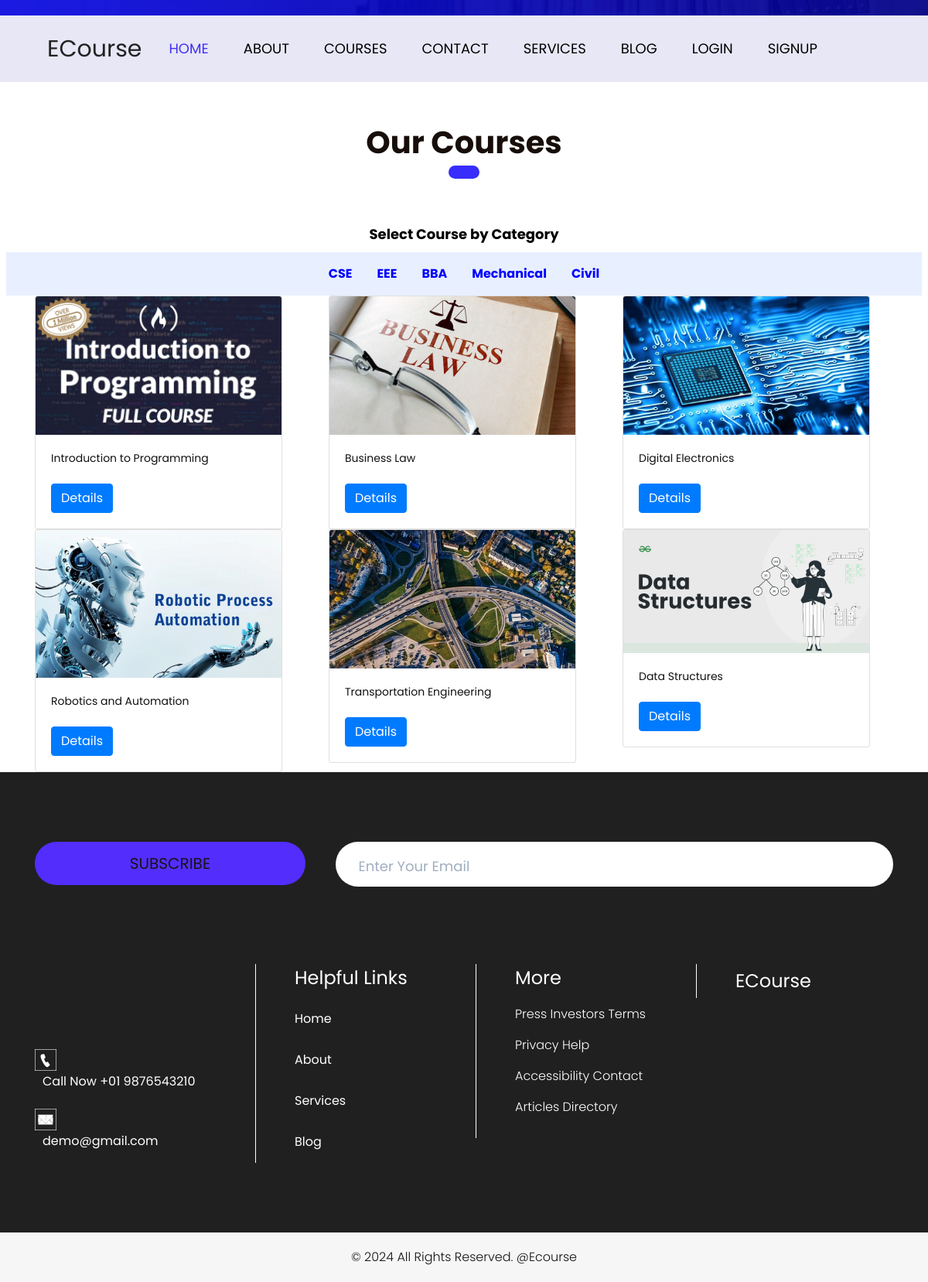
Page /showcourses/ on the committed database.
### Category/models.py (models this page shows, shortened)
class Categori(models.Model):
    category_name = models.CharField(max_length=50)
    slug = models.SlugField(max_length = 200,unique=True, null=True, blank=True)

### Courses/models.py (models this page shows, shortened)
class courses(models.Model):
    name = models.CharField(max_length=60)
    description = models.TextField()
    author = models.ForeignKey(User, on_delete = models.CASCADE)
    category = models.ManyToManyField(Categori)
    image = models.ImageField(upload_to = 'media/uploads/',blank=True, null=True)
    borrowers = models.ManyToManyField(User, related_name='entrollers_course', blank=True, null=True)

### OnlineSchool/views.py (the view)
# urls.py: path('showcourses/', views.showCourses, name='showcourses'),
def showCourses(request,category_slug=None):
    data = courses.objects.all()
    courseCategory = Categori.objects.all()
    if category_slug is not None:
        category = Categori.objects.get(slug = category_slug)
        data = courses.objects.filter(category = category)
    return render(request, 'course.html', {'data': data, 'course_category': courseCategory})

### templates/course.html
{% extends 'base.html' %}
{% load static %}
{% block content %}
<h1 class="services_taital mt-5"><span style="color: ">Our</span> Courses</h1>
<div class="" >
    <div class="container">
        <div class="row">
            <div class="col-md-12 text-center mt-5">
               <h3 style="color: black; font-weight: bold;">Select Course by Category</h3>
            </div>
        </div>
    </div>
    <div class="d-flex flex-wrap justify-content-center mx-2" style="background-color:#E8EFFF;">
        {% for i in course_category %}
            <div class="form-check " style=" padding: 5px;">
                <a class="btn pt-10" style="color: blue; font-weight: bold; padding: 10px;" href="{% url 'category' i.slug %}" class="text-decoration-none">{{i.category_name}}</a>
            </div>
        {% endfor %}
    </div>
</div>
  <div class="container">
    <div class="row">
      {% for i in data %}
      <div class="col-md-4">
        <div class="card" style="width: 20rem;">
          <img src="{{ i.image.url }}" class="card-img-top" alt="...">
          <div class="card-body">
            <h5 class="card-title">{{ i.name }}</h5>
            {% if request.user.is_authenticated %}
                  <a href="{% url 'course_details' i.id %}" class="btn btn-primary">Details</a>
                 {%else%}
                  <a href="{% url 'login' %}" class="btn btn-primary">Details</a>
                {% endif %}
          </div>
        </div>
      </div>
      {% endfor %}
    </div>
  </div>
  {% endblock %}

### static/css/style.css (style rules this page uses)
* { box-sizing: border-box !important; transition: ease all 0.5s; }
html { scroll-behavior: smooth; }
body { color: #666666; font-size: 14px; font-family: 'Poppins', sans-serif; line-height: 1.80857; font-weight: normal; overflow-x: hidden; }
a { color: #1f1f1f; text-decoration: none !important; outline: none !important; -webkit-transition: all .3s ease-in-out; -moz-transition: all .3s ease-in-out; -ms-transition: all .3s ease-in-out; -o-transition: all .3s ease-in-out; transition: all .3s ease-in-out; }
h1, h2, h3, h4, h5, h6 { letter-spacing: 0; font-weight: normal; position: relative; padding: 0 0 10px 0; font-weight: normal; line-height: normal; color: #111111; margin: 0 }
h1 { font-size: 24px }
h3 { font-size: 18px }
h5 { font-size: 14px }
*, *::after, *::before { -webkit-box-sizing: border-box; -moz-box-sizing: border-box; box-sizing: border-box; }
a { color: #222222; text-decoration: none; outline: none !important; }
a, .btn { text-decoration: none !important; outline: none !important; -webkit-transition: all .3s ease-in-out; -moz-transition: all .3s ease-in-out; -ms-transition: all .3s ease-in-out; -o-transition: all .3s ease-in-out; transition: all .3s ease-in-out; }
img { max-width: 100%; height: auto; }
.services_taital { width: 100%; float: left; font-size: 40px; color: #170e09; text-align: center; font-weight: bold; }
.services_taital::after { content: ''; position: relative; width: 40px; height: 17px; background-color: #372dfc; left: 0px; right: 0px; margin: 0 auto; display: block; border-radius: 10px; }

### rows in the picture
Categori: category_name "CSE"
Categori: category_name "EEE"
Categori: category_name "BBA"
Categori: category_name "Mechanical"
Categori: category_name "Civil"
courses: image (placeholder picture), name "Introduction to Programming"
courses: image (picture), name "Business Law"
courses: image (picture), name "Digital Electronics"
courses: image (picture), name "Robotics and Automation"
courses: image (picture), name "Transportation Engineering"
courses: image (picture), name "Data Structures"
